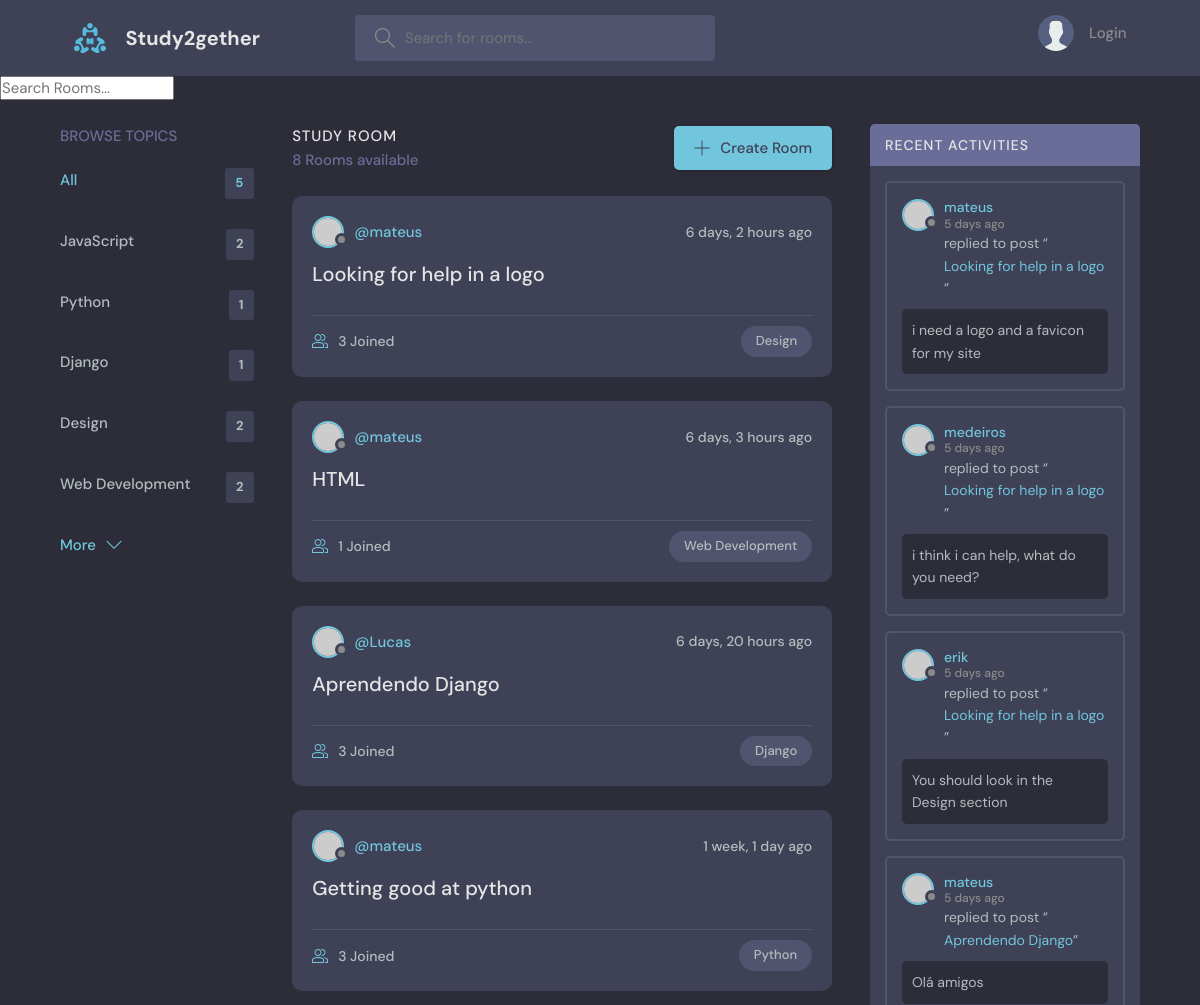
/ (upper part), run on an earlier commit of the app's database.
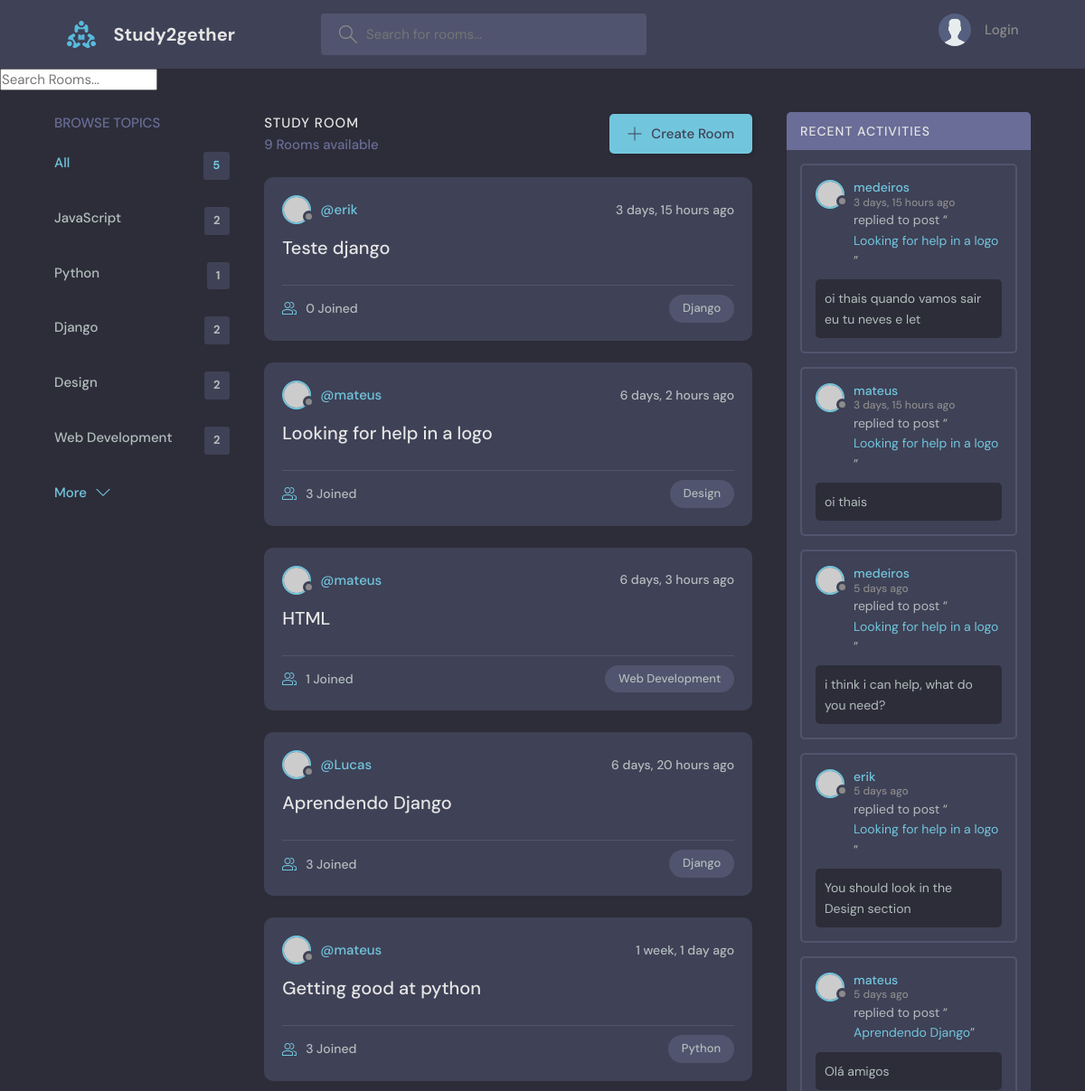
And on a later commit of the database.
### base/models.py (models this page shows, shortened)
class Topic(models.Model):
    name = models.CharField(max_length=200)

class Room(models.Model):
    host = models.ForeignKey(User, on_delete=models.SET_NULL, null=True)
    topic = models.ForeignKey(Topic, on_delete=models.SET_NULL, null=True)
    name = models.CharField(max_length=200)
    description = models.TextField(null=True, blank=True)
    participants = models.ManyToManyField(User, related_name='participants', blank=True)
    updated = models.DateTimeField(auto_now=True)
    created = models.DateTimeField(auto_now_add=True)
    class Meta:
        ordering = ['-updated', '-created']
    def __str__(self):
        return self.name

class Message(models.Model):
    user = models.ForeignKey(User, on_delete=models.CASCADE)
    room = models.ForeignKey(Room, on_delete=models.CASCADE)
    body = models.TextField()
    updated = models.DateTimeField(auto_now=True)
    created = models.DateTimeField(auto_now_add=True)
    class Meta:
        ordering = ['-updated', '-created']

### base/views.py (the view)
# urls.py: path('', home, name='home'),
def home(request):
    q = request.GET.get('q') if request.GET.get('q') is not None else ''
    rooms = Room.objects.filter(
        Q(topic__name__icontains=q) |
        Q(name__icontains=q) |
        Q(description__icontains=q)
        )
    topics = Topic.objects.all()
    room_count = rooms.count()
    room_messages = Message.objects.filter(Q(room__topic__name__icontains=q))
    context = {'rooms':rooms, 'topics':topics, 'room_count':room_count,
               'room_messages':room_messages}
    return render(request, 'base/home.html', context)

### base/templates/base/home.html (shortened to what this page needs)
{% extends 'base.html' %}
{% block content %}
    <main class="layout layout--3">
      <div class="container">
        {% include 'base/topics_component.html' %}
        <div class="roomList">
          <div class="roomList__header">
            <div>
              <h2>Study Room</h2>
              <p>{{room_count}} Rooms available</p>
            </div>
            <a class="btn btn--main" href="{% url 'create_room' %}">
              <svg version="1.1" xmlns="http://www.w3.org/2000/svg" width="32" height="32" viewBox="0 0 32 32">
                <title>add</title>
                <path
                  d="M16.943 0.943h-1.885v14.115h-14.115v1.885h14.115v14.115h1.885v-14.115h14.115v-1.885h-14.115v-14.115z"
                ></path>
              </svg>
              Create Room
            </a>
          </div>
          {% include 'base/feed_component.html' %}
        </div>
        {% include 'base/activity_component.html' %}
      </div>
    </main>
{% endblock %}

### base/templates/base/topics_component.html
        <div class="topics">
          <div class="topics__header">
            <h2>Browse Topics</h2>
          </div>
          <ul class="topics__list">
            <li>
              <a href="{% url 'home' %}" class="active">All <span>{{ topics.count }}</span></a>
            </li>
              {% for topic in topics %}
            <li>
              <a href="{% url 'home' %}?q={{ topic.name }}">{{ topic.name }} <span>{{ topic.room_set.all.count }}</span></a>
            </li>
            {% endfor %}
          </ul>
          <a class="btn btn--link" href="topics.html">
            More
            <svg version="1.1" xmlns="http://www.w3.org/2000/svg" width="32" height="32" viewBox="0 0 32 32">
              <title>chevron-down</title>
              <path d="M16 21l-13-13h-3l16 16 16-16h-3l-13 13z"></path>
            </svg>
          </a>
        </div>

### base/templates/base/feed_component.html (shortened to what this page needs)
        {% for room in rooms %}
           <div class="roomListRoom">
            <div class="roomListRoom__header">
              <a href="{% url 'user_profile' room.host.id %}" class="roomListRoom__author">
                <div class="avatar avatar--small">
                  <img src="https://randomuser.me/api/portraits/women/11.jpg" />
                </div>
                <span>@{{ room.host.username }}</span>
              </a>
              <div class="roomListRoom__actions">
                <span>{{ room.created|timesince }} ago </span>
              </div>
            </div>
            <div class="roomListRoom__content">
              <a href="{% url 'room' room.id %}">{{ room.name }}</a>
            </div>
            <div class="roomListRoom__meta">
              <a href="{% url 'room' room.id %}" class="roomListRoom__joined">
                  {{ room.participants.all.count }} Joined
              </a>
              <p class="roomListRoom__topic">{{ room.topic.name }}</p>
            </div>
          </div>
        {% endfor%}

### base/templates/base/activity_component.html (shortened to what this page needs)
        <div class="activities">
          <div class="activities__header">
            <h2>Recent Activities</h2>
          </div>
          {% for message in room_messages %}
          <div class="activities__box">
            <div class="activities__boxHeader roomListRoom__header">
              <a href="{% url 'user_profile' message.user.id %}" class="roomListRoom__author">
                <div class="avatar avatar--small">
                  <img src="https://randomuser.me/api/portraits/women/11.jpg" />
                </div>
                <p>
                    {{ message.user }}
                    <span>{{ message.created|timesince }} ago</span>
                </p>
              </a>
            </div>
            <div class="activities__boxContent">
              <p>replied to post “<a href="{% url 'room' message.room.id %}">{{ message.room }}</a>”</p>
              <div class="activities__boxRoomContent">
                  {{ message.body }}
              </div>
            </div>
          </div>
            {% endfor %}
        </div>

What changed in the data, as far as the page shows it:
removed Message: user "mateus", created "5 days", room "Looking for help in a logo", body "i need a logo and a favicon for my site"
computed for Topic "Django": room_set.all.count "1" → "2"
added Room: host.username "erik", created "3 days, 15 hours", name "Teste django", participants.all.count "0", topic.name "Django"
added Message: user "medeiros", created "3 days, 15 hours", room "Looking for help in a logo", body "oi thais quando vamos sair eu tu neves e let"
added Message: user "mateus", created "3 days, 15 hours", room "Looking for help in a logo", body "oi thais"
Also different on the page:
{{ room_count }}: "8" → "9"
